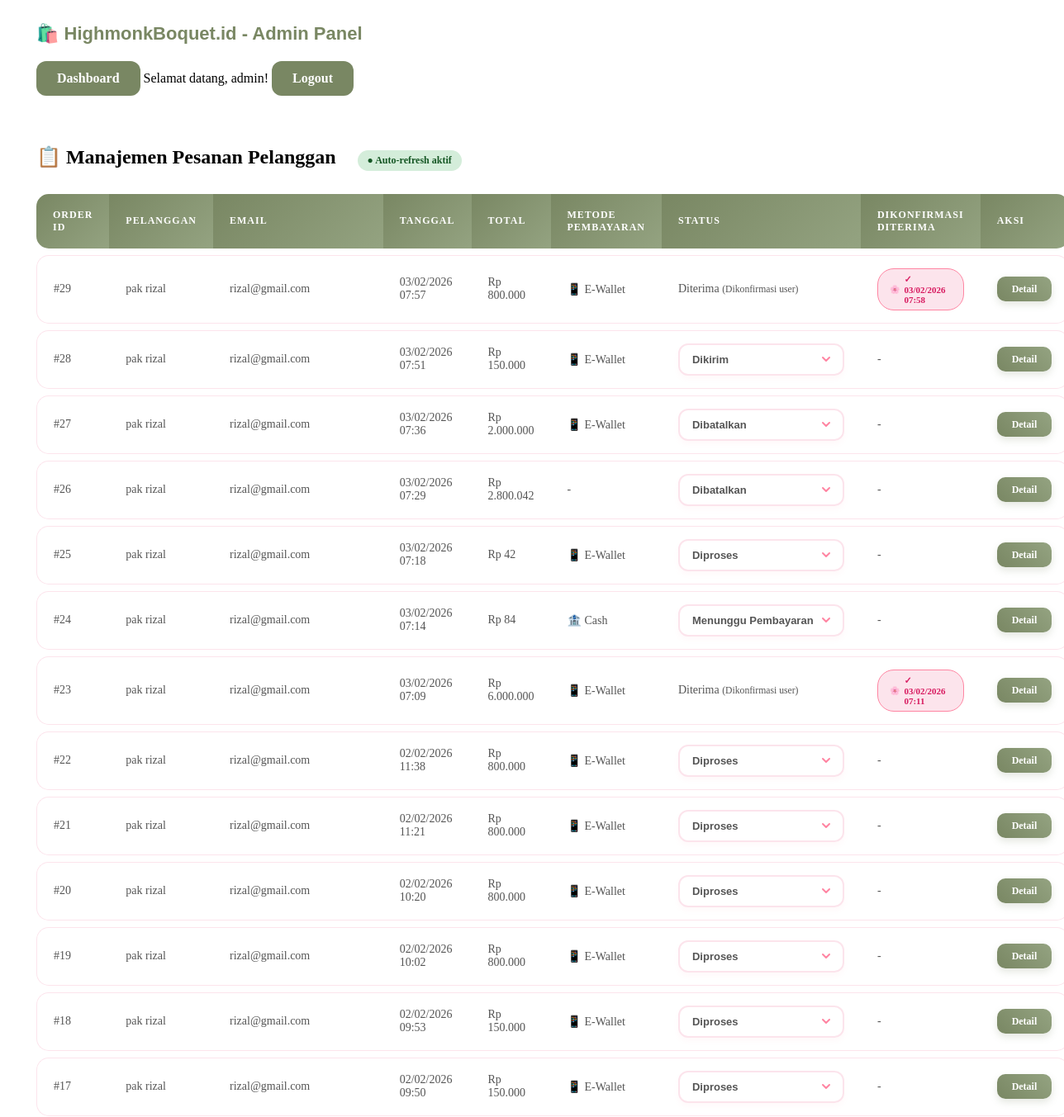
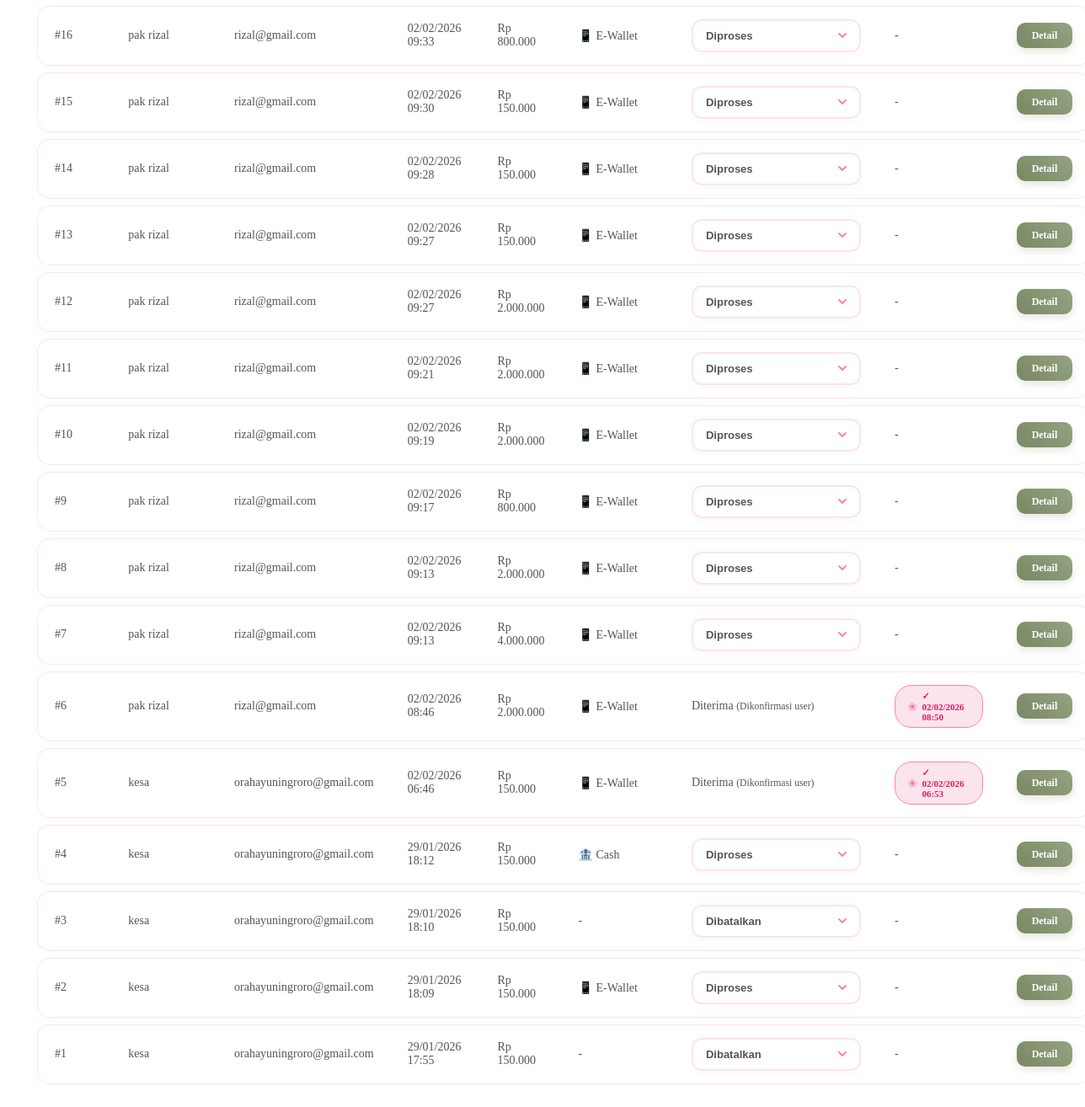
/admin_orders.php (signed in), run on the app's committed database (2 pictures, top to bottom).
### tables this page shows
CREATE TABLE `payments` (
  `id` int(11) NOT NULL,
  `order_id` int(11) NOT NULL,
  `user_id` int(11) NOT NULL,
  `amount` decimal(10,2) NOT NULL,
  `payment_method` varchar(50) NOT NULL,
  `status` enum('pending','completed','failed','cancelled') DEFAULT 'pending',
  `transaction_id` varchar(100) DEFAULT NULL,
  `notes` text DEFAULT NULL,
  `created_at` timestamp NOT NULL DEFAULT current_timestamp(),
  `updated_at` timestamp NOT NULL DEFAULT current_timestamp() ON UPDATE current_timestamp(),
  `proof_image` varchar(255) NOT NULL
);

CREATE TABLE `orders` (
  `id` int(11) NOT NULL,
  `user_id` int(11) NOT NULL,
  `total` decimal(10,2) NOT NULL,
  `status` enum('pending','processing','shipped','delivered','cancelled') DEFAULT 'pending',
  `confirmed_received_at` timestamp NULL DEFAULT NULL,
  `created_at` timestamp NOT NULL DEFAULT current_timestamp()
);

CREATE TABLE `users` (
  `id` int(11) NOT NULL,
  `username` varchar(50) NOT NULL,
  `password` varchar(255) NOT NULL,
  `email` varchar(100) NOT NULL,
  `role` enum('admin','user') DEFAULT 'user',
  `created_at` timestamp NOT NULL DEFAULT current_timestamp()
);

### admin_orders.php (the view, shortened to what this page needs)
<?php
include 'db/koneksi.php';
function getIndonesianStatus($status) {
    $statusMap = [
        'pending' => 'Menunggu Pembayaran',
        'processing' => 'Diproses',
        'shipped' => 'Dikirim',
        'delivered' => 'Diterima',
        'cancelled' => 'Dibatalkan'
    ];
    return $statusMap[$status] ?? $status;
}
$result = $mysqli->query("SELECT o.*, u.username, u.email, p.payment_method FROM orders o
                         JOIN users u ON o.user_id = u.id
                         LEFT JOIN payments p ON o.id = p.order_id
                         ORDER BY o.created_at DESC");
$orders = $result->fetch_all(MYSQLI_ASSOC);
function getPaymentMethodText($method) {
    $methodMap = [
        'transfer_bank' => '🏦 Cash',
        'e_wallet' => '📱 E-Wallet',
    ];
    return $methodMap[$method] ?? '-';
}
?>
<!DOCTYPE html>
<html lang="id">
<head>
</head>
<body>
    <nav class="navbar">
        <div class="container">
            <h1>🛍️ HighmonkBoquet.id - Admin Panel</h1>
            <div>
                <a href="dashboard_admin.php" class="btn-secondary">Dashboard</a>
                <span>Selamat datang, <?php echo htmlspecialchars($_SESSION['username']); ?>!</span>
                <a href="logout.php" class="btn-secondary">Logout</a>
            </div>
        </div>
    </nav>
    <div class="container">
        <h2>📋 Manajemen Pesanan Pelanggan
            <span class="auto-refresh-indicator active">Auto-refresh aktif</span>
        </h2>
        <table class="table">
            <thead>
                <tr>
                    <th>Order ID</th>
                    <th>Pelanggan</th>
                    <th>Email</th>
                    <th>Tanggal</th>
                    <th>Total</th>
                    <th>Metode Pembayaran</th>
                    <th>Status</th>
                    <th>Dikonfirmasi Diterima</th>
                    <th>Aksi</th>
                </tr>
            </thead>
            <tbody id="orders-table-body">
                <?php foreach ($orders as $order): ?>
                <tr data-order-id="<?php echo $order['id']; ?>">
                    <td>#<?php echo $order['id']; ?></td>
                    <td><?php echo htmlspecialchars($order['username']); ?></td>
                    <td><?php echo htmlspecialchars($order['email']); ?></td>
                    <td><?php echo date('d/m/Y H:i', strtotime($order['created_at'])); ?></td>
                    <td>Rp <?php echo number_format($order['total'], 0, ',', '.'); ?></td>
                    <td><?php echo getPaymentMethodText($order['payment_method']); ?></td>
                    <td>
                        <?php if ($order['status'] != 'delivered'): ?>
                            <form method="POST" style="display: inline;">
                                <select name="status" onchange="if(confirm('Ubah status menjadi ' + this.options[this.selectedIndex].text + '?')) { this.form.submit(); } else { this.value = '<?php echo $order['status']; ?>'; }" class="status-select">
                                    <option value="pending" <?php echo $order['status'] == 'pending' ? 'selected' : ''; ?>>Menunggu Pembayaran</option>
                                    <option value="processing" <?php echo $order['status'] == 'processing' ? 'selected' : ''; ?>>Diproses</option>
                                    <option value="shipped" <?php echo $order['status'] == 'shipped' ? 'selected' : ''; ?>>Dikirim</option>
                                    <option value="cancelled" <?php echo $order['status'] == 'cancelled' ? 'selected' : ''; ?>>Dibatalkan</option>
                                </select>
                            </form>
                        <?php else: ?>
                            <span class="status status-<?php echo $order['status']; ?>">
                                <?php echo getIndonesianStatus($order['status']); ?>
                                <?php if ($order['status'] == 'delivered'): ?>
                                    <small>(Dikonfirmasi user)</small>
                                <?php endif; ?>
                            </span>
                        <?php endif; ?>
                    </td>
                    <td>
                        <?php if (isset($order['confirmed_received_at']) && $order['confirmed_received_at']): ?>
                            <span class="confirmed-badge">✓ <?php echo date('d/m/Y H:i', strtotime($order['confirmed_received_at'])); ?></span>
                        <?php else: ?>
                            <span class="not-confirmed">-</span>
                        <?php endif; ?>
                    </td>
                    <td>
                        <a href="admin_order_detail.php?order_id=<?php echo $order['id']; ?>" class="btn-primary">Detail</a>
                    </td>
                </tr>
                <?php endforeach; ?>
            </tbody>
        </table>
    </div>
</body>
</html>

### admin_orders.php (style rules this page uses)
.auto-refresh-indicator { display: inline-block; padding: 5px 12px; background-color: #d4edda; color: #155724; border-radius: 20px; font-size: 12px; font-weight: 600; margin-left: 20px; }
.auto-refresh-indicator.active::before { content: "● "; animation: blink 1s infinite; }
:root { --primary-green: #798763; --soft-pink: #fce4ec; --bright-pink: #ff85a2; --accent-rose: #d81b60; --white: #ffffff; }
.table select, .status-select { padding: 10px 35px 10px 15px; border-radius: 12px; border: 2px solid var(--soft-pink); background-color: var(--white); font-family: 'Quicksand', sans-serif; font-size: 13px; font-weight: 700; color: #555; cursor: pointer; appearance: none; background-repeat: no-repeat; background-position: right 12px center; background-size: 16px; transition: all 0.3s cubic-bezier(0.4, 0, 0.2, 1); outline: none; box-shadow: 0 4px 6px rgba(255, 133, 162, 0.05); }
option[value="pending"] { color: #f39c12; background: #fff; }
option[value="shipped"] { color: var(--primary-green); background: #fff; }
option[value="cancelled"] { color: var(--accent-rose); background: #fff; }
.table { width: 100%; border-collapse: separate; border-spacing: 0 8px; margin: 20px 0; }
.table th { background: linear-gradient(135deg, var(--primary-green) 0%, #94a381 100%); color: white; font-weight: 700; padding: 18px 20px; text-align: left; text-transform: uppercase; font-size: 12px; letter-spacing: 1px; border: none; }
.table th:first-child { border-radius: 15px 0 0 15px; }
.table th:last-child { border-radius: 0 15px 15px 0; }
.table td { padding: 15px 20px; background: white; color: #555; font-size: 14px; vertical-align: middle; border-top: 1px solid var(--soft-pink); border-bottom: 1px solid var(--soft-pink); transition: 0.3s; }
.table tr td:first-child { border-left: 1px solid var(--soft-pink); border-radius: 15px 0 0 15px; }
.table tr td:last-child { border-right: 1px solid var(--soft-pink); border-radius: 0 15px 15px 0; }
.table td .btn-primary { background: linear-gradient(45deg, var(--primary-green), #94a381); color: white; padding: 8px 18px; font-size: 12px; font-weight: 700; border-radius: 10px; text-decoration: none; transition: all 0.3s ease; border: none; box-shadow: 0 4px 10px rgba(121, 135, 99, 0.2); }
.confirmed-badge { background-color: var(--soft-pink); color: var(--accent-rose); padding: 6px 14px; border-radius: 20px; font-weight: 700; font-size: 11px; border: 1px solid var(--bright-pink); display: inline-flex; align-items: center; gap: 5px; }
.confirmed-badge::before { content: '🌸'; font-size: 10px; }
.navbar h1 { font-size: 22px; margin: 0; color: var(--primary-green); }
.container { max-width: 1200px; margin: 0 auto; padding: 20px; }
.btn-back, .btn-secondary { display: inline-block; margin-top: 20px; padding: 12px 25px; background: var(--primary-green); color: white; text-decoration: none; font-weight: 700; border-radius: 12px; transition: 0.3s; border: none; }
h1, .admin-panel-header { font-family: 'Poppins', sans-serif; color: var(--primary-green); display: flex; align-items: center; gap: 12px; margin-bottom: 25px; }

### data on the page
payments: order "29", user.username "pak rizal", user.email "rizal@gmail.com", order.created_at "03/02/2026 07:57", order.total "800.000", payment_method "📱 E-Wallet", order.status "Diterima", shows "(Dikonfirmasi user)", order.confirmed_received_at "03/02/2026 07:58"
payments: order "28", user.username "pak rizal", user.email "rizal@gmail.com", order.created_at "03/02/2026 07:51", order.total "150.000", payment_method "📱 E-Wallet", status "Dikirim"
payments: order "27", user.username "pak rizal", user.email "rizal@gmail.com", order.created_at "03/02/2026 07:36", order.total "2.000.000", payment_method "📱 E-Wallet", status "Dibatalkan"
orders: id "26", user.username "pak rizal", user.email "rizal@gmail.com", created_at "03/02/2026 07:29", total "2.800.042", payment_method "-", status "Dibatalkan"
payments: order "25", user.username "pak rizal", user.email "rizal@gmail.com", order.created_at "03/02/2026 07:18", order.total "42", payment_method "📱 E-Wallet", status "Diproses"
payments: order "24", user.username "pak rizal", user.email "rizal@gmail.com", order.created_at "03/02/2026 07:14", order.total "84", payment_method "🏦 Cash", status "Menunggu Pembayaran"
payments: order "23", user.username "pak rizal", user.email "rizal@gmail.com", order.created_at "03/02/2026 07:09", order.total "6.000.000", payment_method "📱 E-Wallet", order.status "Diterima", shows "(Dikonfirmasi user)", order.confirmed_received_at "03/02/2026 07:11"
payments: order "22", user.username "pak rizal", user.email "rizal@gmail.com", order.created_at "02/02/2026 11:38", order.total "800.000", payment_method "📱 E-Wallet", status "Diproses"
payments: order "21", user.username "pak rizal", user.email "rizal@gmail.com", order.created_at "02/02/2026 11:21", order.total "800.000", payment_method "📱 E-Wallet", status "Diproses"
payments: order "20", user.username "pak rizal", user.email "rizal@gmail.com", order.created_at "02/02/2026 10:20", order.total "800.000", payment_method "📱 E-Wallet", status "Diproses"
payments: order "19", user.username "pak rizal", user.email "rizal@gmail.com", order.created_at "02/02/2026 10:02", order.total "800.000", payment_method "📱 E-Wallet", status "Diproses"
payments: order "18", user.username "pak rizal", user.email "rizal@gmail.com", order.created_at "02/02/2026 09:53", order.total "150.000", payment_method "📱 E-Wallet", status "Diproses"
payments: order "17", user.username "pak rizal", user.email "rizal@gmail.com", order.created_at "02/02/2026 09:50", order.total "150.000", payment_method "📱 E-Wallet", status "Diproses"
payments: order "16", user.username "pak rizal", user.email "rizal@gmail.com", order.created_at "02/02/2026 09:33", order.total "800.000", payment_method "📱 E-Wallet", status "Diproses"
payments: order "15", user.username "pak rizal", user.email "rizal@gmail.com", order.created_at "02/02/2026 09:30", order.total "150.000", payment_method "📱 E-Wallet", status "Diproses"
payments: order "14", user.username "pak rizal", user.email "rizal@gmail.com", order.created_at "02/02/2026 09:28", order.total "150.000", payment_method "📱 E-Wallet", status "Diproses"
payments: order "13", user.username "pak rizal", user.email "rizal@gmail.com", order.created_at "02/02/2026 09:27", order.total "150.000", payment_method "📱 E-Wallet", status "Diproses"
payments: order "12", user.username "pak rizal", user.email "rizal@gmail.com", order.created_at "02/02/2026 09:27", order.total "2.000.000", payment_method "📱 E-Wallet", status "Diproses"
payments: order "11", user.username "pak rizal", user.email "rizal@gmail.com", order.created_at "02/02/2026 09:21", order.total "2.000.000", payment_method "📱 E-Wallet", status "Diproses"
payments: order "10", user.username "pak rizal", user.email "rizal@gmail.com", order.created_at "02/02/2026 09:19", order.total "2.000.000", payment_method "📱 E-Wallet", status "Diproses"
payments: order "9", user.username "pak rizal", user.email "rizal@gmail.com", order.created_at "02/02/2026 09:17", order.total "800.000", payment_method "📱 E-Wallet", status "Diproses"
payments: order "8", user.username "pak rizal", user.email "rizal@gmail.com", order.created_at "02/02/2026 09:13", order.total "2.000.000", payment_method "📱 E-Wallet", status "Diproses"
payments: order "7", user.username "pak rizal", user.email "rizal@gmail.com", order.created_at "02/02/2026 09:13", order.total "4.000.000", payment_method "📱 E-Wallet", status "Diproses"
payments: order "6", user.username "pak rizal", user.email "rizal@gmail.com", order.created_at "02/02/2026 08:46", order.total "2.000.000", payment_method "📱 E-Wallet", order.status "Diterima", shows "(Dikonfirmasi user)", order.confirmed_received_at "02/02/2026 08:50"
payments: order "5", user.username "kesa", user.email "orahayuningroro@gmail.com", order.created_at "02/02/2026 06:46", order.total "150.000", payment_method "📱 E-Wallet", order.status "Diterima", shows "(Dikonfirmasi user)", order.confirmed_received_at "02/02/2026 06:53"
payments: order "4", user.username "kesa", user.email "orahayuningroro@gmail.com", order.created_at "29/01/2026 18:12", order.total "150.000", payment_method "🏦 Cash", status "Diproses"
orders: id "3", user.username "kesa", user.email "orahayuningroro@gmail.com", created_at "29/01/2026 18:10", total "150.000", payment_method "-", status "Dibatalkan"
payments: order "2", user.username "kesa", user.email "orahayuningroro@gmail.com", order.created_at "29/01/2026 18:09", order.total "150.000", payment_method "📱 E-Wallet", status "Diproses"
orders: id "1", user.username "kesa", user.email "orahayuningroro@gmail.com", created_at "29/01/2026 17:55", total "150.000", payment_method "-", status "Dibatalkan"

### other printed values
$_SESSION['username'] "admin"
